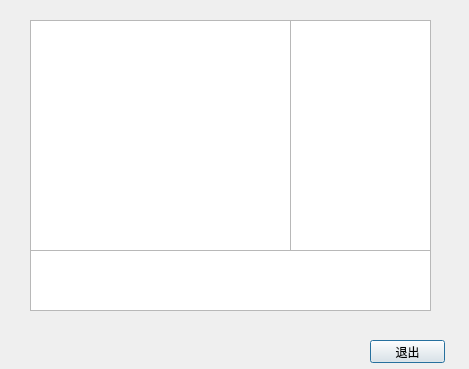
<?xml version="1.0" encoding="UTF-8"?>
<ui version="4.0">
 <class>clientDialog</class>
 <widget class="QDialog" name="clientDialog">
  <property name="geometry">
   <rect>
    <x>0</x>
    <y>0</y>
    <width>469</width>
    <height>369</height>
   </rect>
  </property>
  <property name="windowTitle">
   <string>Dialog</string>
  </property>
  <widget class="QTextEdit" name="textEdit">
   <property name="geometry">
    <rect>
     <x>30</x>
     <y>20</y>
     <width>261</width>
     <height>231</height>
    </rect>
   </property>
  </widget>
  <widget class="QTextEdit" name="textEdit_2">
   <property name="geometry">
    <rect>
     <x>30</x>
     <y>250</y>
     <width>401</width>
     <height>61</height>
    </rect>
   </property>
  </widget>
  <widget class="QTextEdit" name="textEdit_3">
   <property name="geometry">
    <rect>
     <x>290</x>
     <y>20</y>
     <width>141</width>
     <height>231</height>
    </rect>
   </property>
  </widget>
  <widget class="QPushButton" name="pushButton">
   <property name="geometry">
    <rect>
     <x>370</x>
     <y>340</y>
     <width>75</width>
     <height>23</height>
    </rect>
   </property>
   <property name="text">
    <string>退出</string>
   </property>
  </widget>
 </widget>
 <resources/>
 <connections/>
</ui>
